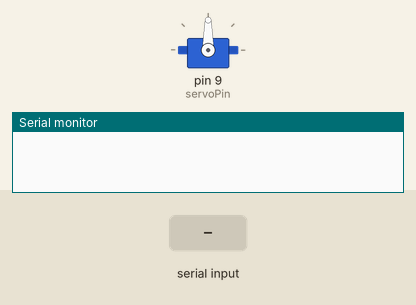
Simulated run of this sketch. Board: Arduino Uno, built with avr-gcc and run on an emulated ATmega328P. On the bench: servo, the last lines printed to the serial monitor. The inputs (shaded band) are chosen by the test bench.

Above: at 1.2 s.
1.3 s: "90,45\n" received over Serial
At 1.47 s:
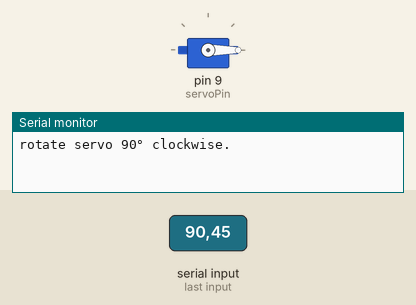
Timing chart, 0 to 4.3 s (numbered marks = the images above; inputs shaded):
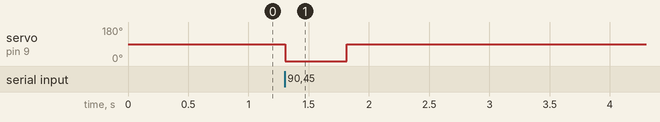

Measured:
- after the input at 1.3 s, servo on pin 9 (servoPin): 90° → 0° at once, → 90° 0.51 s later

The sketch:

servoControllerTest.ino
```cpp
#include <Servo.h>
#include <math.h>

#define servoPin 9


Servo myservo;

void setup()
{
  Serial.begin(9600);
  myservo.attach(servoPin);
}

void loop() {
  rotate(Angle());
}

int Angle() {
  float data = 0;
  int angle = 0;
  if (Serial.available() > 0) {
    // read the incoming byte:
    data = Serial.parseFloat();
    if (data > 0) {
      // say what you got:
      Serial.print("rotate servo ");
      Serial.print((int)data, DEC);
      Serial.println("° clockwise.");
      angle = round(data * 3.7917);

    } else if (data < 0) {
      Serial.print("rotate servo ");
      Serial.print(abs((int)data), DEC);
      Serial.println("° counterclockwise.");
      angle = round(data * 3.7917);
    } else {
      Serial.println("No angle larger then 0° given.");
    }
  }
  return angle;
}

void rotate(int angle) {
  if (angle > 0) {
    myservo.write(0);
    delay(angle);
  } else if (angle < 0) {
    myservo.write(180);
    delay(abs(angle));
  }
  myservo.write(90);

}
```
